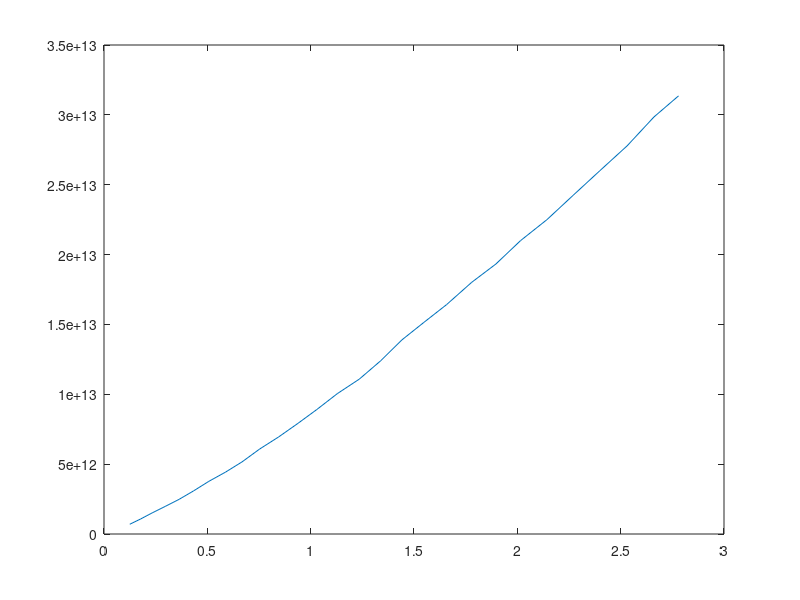

Source code (MATLAB): (Note: this script raises an error after producing the figure.)
clc
clear all

%% data

V= [0.784 0.993 1.190 1.388 1.586 1.783 1.980 2.18 2.37 2.57 2.77 2.97 3.16 3.36 3.56 3.76 3.96 4.15 4.34 4.55 4.74 4.94 5.14 5.34 5.54 5.74 5.94 6.11]; % V
V_stat_onz= [0.001 0.001 0.001 0.001 0.001 0.001 0.001 0.01 0.01 0.01 0.01 0.01 0.01 0.01 0.01 0.01 0.01 0.01 0.01 0.01 0.01 0.01 0.01 0.01 0.01 0.01 0.01 0.01];
V_sys_onz= 0.005.*V+V_stat_onz;
V_onz= sqrt(V_stat_onz.^2+V_sys_onz.^2)

I= [0.159 0.179 0.196 0.213 0.229 0.243 0.256 0.270 0.282 0.293 0.305 0.316 0.326 0.336 0.347 0.356 0.364 0.373 0.382 0.391 0.400 0.408 0.417 0.425 0.433 0.441 0.448 0.455]; % A
I_stat_onz= [0.001 0.001 0.001 0.001 0.001 0.001 0.001 0.001 0.001 0.001 0.001 0.001 0.001 0.001 0.001 0.001 0.001 0.001 0.001 0.001 0.001 0.001 0.001 0.001 0.001 0.001 0.001 0.001];
I_sys_onz= 0.01.*I+I_stat_onz;
I_onz= sqrt(I_stat_onz.^2+I_sys_onz.^2);

V_0= 0.642;
I_0= 0.142;

T_0= 26.5+273.15; %K
T_0_onz= 0.5;
R_0= 1.3;
R_0_onz= 0.01;
%R_0= V_0/I_0; % Ohm

T_0_ref= 20+273.15; % K

alpha= 0.0045; % (K)^-1
rho_0= 5.6*10^-8; % Ohm*m
epsilon= 1;
sigma= 5.67*10^-8; % W*m^-2*K^-4
%% formula

P= I.*V;
P_stat_onz= sqrt(I_stat_onz.^2.*V.^2+V_stat_onz.^2.*I.^2);
P_sys_onz= sqrt(I_sys_onz.^2.*V.^2+V_sys_onz.^2.*I.^2);
P_onz= sqrt(P_stat_onz.^2+P_sys_onz.^2);

R= V./I;
R_stat_onz= sqrt(V_stat_onz.^2.*(1./I).^2+I_stat_onz.^2.*(V./(I.^2)).^2);
R_sys_onz= sqrt(V_sys_onz.^2.*(1./I).^2+I_sys_onz.^2.*(V./(I.^2)).^2);

R_onz= sqrt(R_stat_onz.^2+R_sys_onz.^2);

T= ((R-R_0)./(alpha.*R_0))+T_0_ref
T_onz= sqrt(R_onz.^2*(1./(alpha.*R_0))^2+R_0_onz.^2*(R./(alpha.*R_0^2)).^2);

plot(P,T.^4)
%% fit
w= P_onz./mean(P_onz)

modelfun= @(a,T)(a(1)*(T.^a(2)-(a(3).^a(2))));
beta0= [10^-15 4 299.65];

[Omega R J covB MSE]= nlinfit(T,P,modelfun,beta0,'Weights',w);

fit_onz= sqrt(diag(covB))
fit_onz(2)
fit_onz(3)

Omega
Omega(1)
A= Omega(1)/sigma
A_onz= sqrt(fit_onz(1)^2*(1/sigma)^2)
%% plot
figure
hold on
errorbar(I,V,V_onz,'-r')
legend('data','Location', 'north')
title('Spanning over de gloeilamp in functie van de stroomsterkte')
xlabel('Stroomsterkte (A)')
ylabel('Spanning (V)')
hold off

figure
hold on
plot(Omega(1).*(T.^Omega(2)-Omega(3).^Omega(2)),T)
errorbar(P,T,T_onz,'.')

%legend('gefitte waarden','data') dit moet aangepast worden
title('Temperatuur in functie van het vermogen')
legend('gefitte waarden','data','Location', 'north')
xlabel('Vermogen (W)')
ylabel('Temperatuur (K)')
hold off
